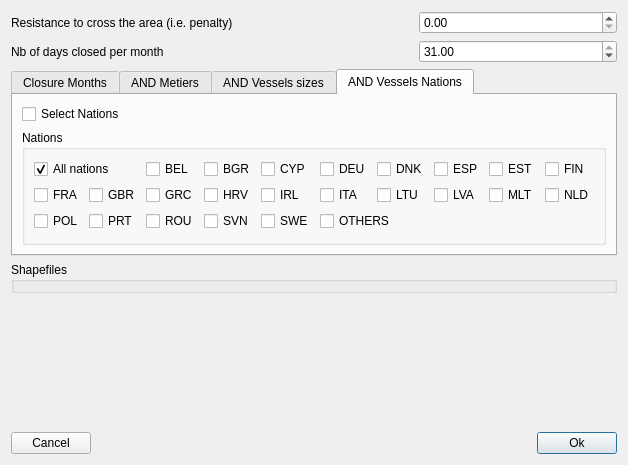
<?xml version="1.0" encoding="UTF-8"?>
<ui version="4.0">
 <class>PathPenaltyDialog</class>
 <widget class="QDialog" name="PathPenaltyDialog">
  <property name="geometry">
   <rect>
    <x>0</x>
    <y>0</y>
    <width>570</width>
    <height>465</height>
   </rect>
  </property>
  <property name="windowTitle">
   <string>Graph Penalties</string>
  </property>
  <layout class="QGridLayout" name="gridLayout">
   <item row="4" column="0" colspan="3">
    <widget class="QGroupBox" name="shapefileGroup">
     <property name="title">
      <string>Shapefiles</string>
     </property>
    </widget>
   </item>
   <item row="0" column="0" colspan="2">
    <widget class="QLabel" name="label">
     <property name="text">
      <string>Resistance to cross the area (i.e. penalty)</string>
     </property>
    </widget>
   </item>
   <item row="1" column="0">
    <widget class="QLabel" name="label_2">
     <property name="text">
      <string>Nb of days closed per month</string>
     </property>
    </widget>
   </item>
   <item row="1" column="2">
    <widget class="QDoubleSpinBox" name="nbOfDaysClosedPerMonth">
     <property name="maximum">
      <double>31.000000000000000</double>
     </property>
     <property name="value">
      <double>31.000000000000000</double>
     </property>
    </widget>
   </item>
   <item row="5" column="0" colspan="2">
    <spacer name="verticalSpacer">
     <property name="orientation">
      <enum>Qt::Vertical</enum>
     </property>
     <property name="sizeHint" stdset="0">
      <size>
       <width>20</width>
       <height>40</height>
      </size>
     </property>
    </spacer>
   </item>
   <item row="0" column="2">
    <widget class="QDoubleSpinBox" name="weight">
     <property name="maximum">
      <double>100000000.000000000000000</double>
     </property>
    </widget>
   </item>
   <item row="6" column="0" colspan="3">
    <layout class="QHBoxLayout" name="horizontalLayout">
     <item>
      <widget class="QPushButton" name="cancel">
       <property name="text">
        <string>Cancel</string>
       </property>
      </widget>
     </item>
     <item>
      <spacer name="horizontalSpacer">
       <property name="orientation">
        <enum>Qt::Horizontal</enum>
       </property>
       <property name="sizeHint" stdset="0">
        <size>
         <width>40</width>
         <height>20</height>
        </size>
       </property>
      </spacer>
     </item>
     <item>
      <widget class="QPushButton" name="ok">
       <property name="text">
        <string>Ok</string>
       </property>
       <property name="default">
        <bool>true</bool>
       </property>
      </widget>
     </item>
    </layout>
   </item>
   <item row="3" column="0" colspan="3">
    <widget class="QTabWidget" name="tabWidgetPeriods">
     <property name="currentIndex">
      <number>3</number>
     </property>
     <widget class="QWidget" name="tabPageMonths">
      <attribute name="title">
       <string>Closure Months</string>
      </attribute>
     </widget>
     <widget class="QWidget" name="tabPageMetiers">
      <attribute name="title">
       <string>AND Metiers</string>
      </attribute>
      <layout class="QVBoxLayout" name="verticalLayout">
       <item>
        <widget class="QCheckBox" name="enableMetiers">
         <property name="text">
          <string>Select Metiers</string>
         </property>
        </widget>
       </item>
       <item>
        <widget class="QGroupBox" name="metierGroup">
         <property name="title">
          <string>Metiers</string>
         </property>
        </widget>
       </item>
      </layout>
     </widget>
     <widget class="QWidget" name="tabPageVesselsSizes">
      <attribute name="title">
       <string>AND Vessels sizes</string>
      </attribute>
      <layout class="QGridLayout" name="gridLayout_3">
       <item row="1" column="0">
        <widget class="QGroupBox" name="sizeGroup">
         <property name="title">
          <string>Sizes</string>
         </property>
         <layout class="QGridLayout" name="gridLayout_4">
          <item row="0" column="0">
           <widget class="QCheckBox" name="cbSize0">
            <property name="text">
             <string>&lt; 15m</string>
            </property>
           </widget>
          </item>
          <item row="0" column="1">
           <widget class="QCheckBox" name="cbSize1">
            <property name="text">
             <string>15-18m</string>
            </property>
           </widget>
          </item>
          <item row="0" column="2">
           <widget class="QCheckBox" name="cbSize2">
            <property name="text">
             <string>18-24m</string>
            </property>
           </widget>
          </item>
          <item row="1" column="0">
           <widget class="QCheckBox" name="cbSize3">
            <property name="text">
             <string>24-40m</string>
            </property>
           </widget>
          </item>
          <item row="1" column="1">
           <widget class="QCheckBox" name="cbSize4">
            <property name="text">
             <string>&gt; 40m</string>
            </property>
           </widget>
          </item>
         </layout>
        </widget>
       </item>
       <item row="0" column="0">
        <widget class="QCheckBox" name="enableSizes">
         <property name="text">
          <string>Select Sizes</string>
         </property>
        </widget>
       </item>
      </layout>
     </widget>
     <widget class="QWidget" name="tabPageNations">
      <attribute name="title">
       <string>AND Vessels Nations</string>
      </attribute>
      <layout class="QGridLayout" name="gridLayout_2">
       <item row="0" column="0">
        <widget class="QCheckBox" name="enableNations">
         <property name="text">
          <string>Select Nations</string>
         </property>
        </widget>
       </item>
       <item row="1" column="0">
        <widget class="QGroupBox" name="nationGroup">
         <property name="title">
          <string>Nations</string>
         </property>
         <layout class="QGridLayout" name="gridLayout_5">
          <item row="1" column="2">
           <widget class="QCheckBox" name="cbNation1">
            <property name="text">
             <string>BEL</string>
            </property>
           </widget>
          </item>
          <item row="1" column="3">
           <widget class="QCheckBox" name="cbNation2">
            <property name="text">
             <string>BGR</string>
            </property>
           </widget>
          </item>
          <item row="1" column="4">
           <widget class="QCheckBox" name="cbNation3">
            <property name="text">
             <string>CYP</string>
            </property>
           </widget>
          </item>
          <item row="1" column="5">
           <widget class="QCheckBox" name="cbNation4">
            <property name="text">
             <string>DEU</string>
            </property>
           </widget>
          </item>
          <item row="1" column="6">
           <widget class="QCheckBox" name="cbNation5">
            <property name="text">
             <string>DNK</string>
            </property>
           </widget>
          </item>
          <item row="1" column="7">
           <widget class="QCheckBox" name="cbNation6">
            <property name="text">
             <string>ESP</string>
            </property>
           </widget>
          </item>
          <item row="1" column="8">
           <widget class="QCheckBox" name="cbNation7">
            <property name="text">
             <string>EST</string>
            </property>
           </widget>
          </item>
          <item row="1" column="9">
           <widget class="QCheckBox" name="cbNation8">
            <property name="text">
             <string>FIN</string>
            </property>
           </widget>
          </item>
          <item row="2" column="0">
           <widget class="QCheckBox" name="cbNation9">
            <property name="text">
             <string>FRA</string>
            </property>
           </widget>
          </item>
          <item row="2" column="1">
           <widget class="QCheckBox" name="cbNation10">
            <property name="text">
             <string>GBR</string>
            </property>
           </widget>
          </item>
          <item row="2" column="2">
           <widget class="QCheckBox" name="cbNation11">
            <property name="text">
             <string>GRC</string>
            </property>
           </widget>
          </item>
          <item row="2" column="3">
           <widget class="QCheckBox" name="cbNation12">
            <property name="text">
             <string>HRV</string>
            </property>
           </widget>
          </item>
          <item row="2" column="4">
           <widget class="QCheckBox" name="cbNation13">
            <property name="text">
             <string>IRL</string>
            </property>
           </widget>
          </item>
          <item row="2" column="5">
           <widget class="QCheckBox" name="cbNation14">
            <property name="text">
             <string>ITA</string>
            </property>
           </widget>
          </item>
          <item row="2" column="6">
           <widget class="QCheckBox" name="cbNation15">
            <property name="text">
             <string>LTU</string>
            </property>
           </widget>
          </item>
          <item row="2" column="7">
           <widget class="QCheckBox" name="cbNation16">
            <property name="text">
             <string>LVA</string>
            </property>
           </widget>
          </item>
          <item row="2" column="8">
           <widget class="QCheckBox" name="cbNation17">
            <property name="text">
             <string>MLT</string>
            </property>
           </widget>
          </item>
          <item row="2" column="9">
           <widget class="QCheckBox" name="cbNation18">
            <property name="text">
             <string>NLD</string>
            </property>
           </widget>
          </item>
          <item row="3" column="0">
           <widget class="QCheckBox" name="cbNation19">
            <property name="text">
             <string>POL</string>
            </property>
           </widget>
          </item>
          <item row="3" column="1">
           <widget class="QCheckBox" name="cbNation20">
            <property name="text">
             <string>PRT</string>
            </property>
           </widget>
          </item>
          <item row="3" column="2">
           <widget class="QCheckBox" name="cbNation21">
            <property name="text">
             <string>ROU</string>
            </property>
           </widget>
          </item>
          <item row="3" column="3">
           <widget class="QCheckBox" name="cbNation22">
            <property name="text">
             <string>SVN</string>
            </property>
           </widget>
          </item>
          <item row="3" column="4">
           <widget class="QCheckBox" name="cbNation23">
            <property name="text">
             <string>SWE</string>
            </property>
           </widget>
          </item>
          <item row="1" column="0" colspan="2">
           <widget class="QCheckBox" name="cbNation0">
            <property name="text">
             <string>All nations</string>
            </property>
            <property name="checked">
             <bool>true</bool>
            </property>
           </widget>
          </item>
          <item row="3" column="5" colspan="2">
           <widget class="QCheckBox" name="cbNation24">
            <property name="text">
             <string>OTHERS</string>
            </property>
           </widget>
          </item>
         </layout>
        </widget>
       </item>
      </layout>
     </widget>
    </widget>
   </item>
  </layout>
 </widget>
 <tabstops>
  <tabstop>weight</tabstop>
  <tabstop>ok</tabstop>
 </tabstops>
 <resources/>
 <connections>
  <connection>
   <sender>cancel</sender>
   <signal>clicked()</signal>
   <receiver>PathPenaltyDialog</receiver>
   <slot>reject()</slot>
   <hints>
    <hint type="sourcelabel">
     <x>77</x>
     <y>140</y>
    </hint>
    <hint type="destinationlabel">
     <x>94</x>
     <y>108</y>
    </hint>
   </hints>
  </connection>
 </connections>
</ui>
